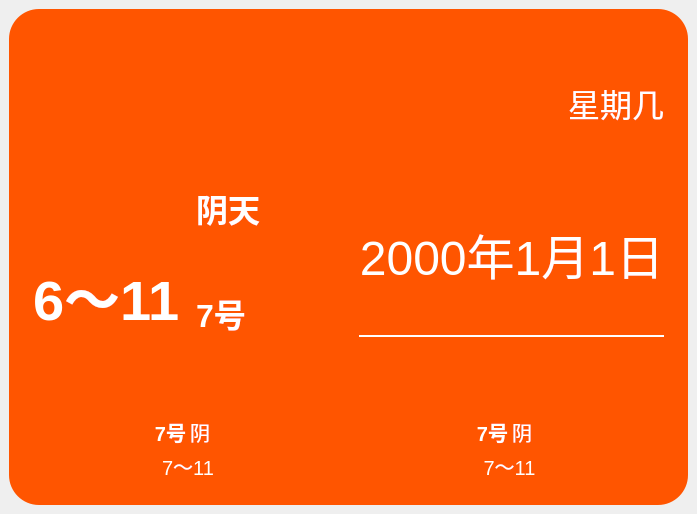
<?xml version="1.0" encoding="UTF-8"?>
<ui version="4.0">
 <class>MainWindow</class>
 <widget class="QMainWindow" name="MainWindow">
  <property name="geometry">
   <rect>
    <x>0</x>
    <y>0</y>
    <width>697</width>
    <height>514</height>
   </rect>
  </property>
  <property name="windowTitle">
   <string>MainWindow</string>
  </property>
  <property name="styleSheet">
   <string notr="true">color: rgb(255, 255, 255);</string>
  </property>
  <widget class="QWidget" name="centralwidget">
   <layout class="QVBoxLayout" name="verticalLayout_7">
    <item>
     <widget class="QFrame" name="frame">
      <property name="styleSheet">
       <string notr="true">QFrame{
	background-color:rgb(255, 85, 0);
border-radius:30px ;
	color: rgb(255, 255, 255);
}
QPushButton{
	padding:8px;
	color: rgb(255, 255, 255);
	background-color:rgb(255, 149, 0);
	border-radius:8px;
}
QPushButton:hover {
background-color: rgba(255, 149, 0,80%);
border:2px outset rgba(36, 36, 36,0);
}
QPushButton:pressed {
background-color: rgba(255, 149, 0,100%);
border:4px outset rgba(36, 36, 36,0);
}
</string>
      </property>
      <property name="frameShape">
       <enum>QFrame::StyledPanel</enum>
      </property>
      <property name="frameShadow">
       <enum>QFrame::Raised</enum>
      </property>
      <layout class="QVBoxLayout" name="verticalLayout_6">
       <property name="spacing">
        <number>12</number>
       </property>
       <property name="leftMargin">
        <number>24</number>
       </property>
       <property name="topMargin">
        <number>24</number>
       </property>
       <property name="rightMargin">
        <number>24</number>
       </property>
       <property name="bottomMargin">
        <number>24</number>
       </property>
       <item>
        <layout class="QHBoxLayout" name="horizontalLayout_3">
         <item>
          <widget class="QLabel" name="label_3">
           <property name="enabled">
            <bool>true</bool>
           </property>
           <property name="font">
            <font>
             <pointsize>42</pointsize>
             <weight>75</weight>
             <bold>true</bold>
            </font>
           </property>
           <property name="text">
            <string>6～11</string>
           </property>
           <property name="alignment">
            <set>Qt::AlignBottom|Qt::AlignLeading|Qt::AlignLeft</set>
           </property>
          </widget>
         </item>
         <item>
          <layout class="QHBoxLayout" name="horizontalLayout" stretch="0">
           <property name="spacing">
            <number>8</number>
           </property>
           <item>
            <layout class="QVBoxLayout" name="verticalLayout_8">
             <item>
              <layout class="QVBoxLayout" name="verticalLayout_4" stretch="0,0,0">
               <property name="spacing">
                <number>12</number>
               </property>
               <item>
                <widget class="QFrame" name="frame_4">
                 <property name="frameShape">
                  <enum>QFrame::StyledPanel</enum>
                 </property>
                 <property name="frameShadow">
                  <enum>QFrame::Raised</enum>
                 </property>
                </widget>
               </item>
               <item>
                <widget class="QLabel" name="label_14">
                 <property name="enabled">
                  <bool>true</bool>
                 </property>
                 <property name="font">
                  <font>
                   <pointsize>24</pointsize>
                   <weight>75</weight>
                   <bold>true</bold>
                  </font>
                 </property>
                 <property name="text">
                  <string>阴天</string>
                 </property>
                 <property name="alignment">
                  <set>Qt::AlignBottom|Qt::AlignLeading|Qt::AlignLeft</set>
                 </property>
                </widget>
               </item>
               <item>
                <widget class="QLabel" name="label_15">
                 <property name="font">
                  <font>
                   <pointsize>24</pointsize>
                   <weight>75</weight>
                   <bold>true</bold>
                  </font>
                 </property>
                 <property name="text">
                  <string>7号</string>
                 </property>
                 <property name="alignment">
                  <set>Qt::AlignBottom|Qt::AlignLeading|Qt::AlignLeft</set>
                 </property>
                </widget>
               </item>
              </layout>
             </item>
            </layout>
           </item>
          </layout>
         </item>
         <item>
          <layout class="QVBoxLayout" name="verticalLayout">
           <item>
            <widget class="QLabel" name="label">
             <property name="font">
              <font>
               <pointsize>24</pointsize>
              </font>
             </property>
             <property name="text">
              <string>星期几</string>
             </property>
             <property name="alignment">
              <set>Qt::AlignRight|Qt::AlignTrailing|Qt::AlignVCenter</set>
             </property>
            </widget>
           </item>
           <item>
            <widget class="QLabel" name="label_2">
             <property name="font">
              <font>
               <pointsize>36</pointsize>
              </font>
             </property>
             <property name="text">
              <string>2000年1月1日</string>
             </property>
             <property name="alignment">
              <set>Qt::AlignRight|Qt::AlignTrailing|Qt::AlignVCenter</set>
             </property>
            </widget>
           </item>
           <item>
            <widget class="Line" name="line">
             <property name="minimumSize">
              <size>
               <width>0</width>
               <height>2</height>
              </size>
             </property>
             <property name="maximumSize">
              <size>
               <width>16777215</width>
               <height>2</height>
              </size>
             </property>
             <property name="styleSheet">
              <string notr="true">background-color: rgb(255, 255, 255);</string>
             </property>
             <property name="orientation">
              <enum>Qt::Horizontal</enum>
             </property>
            </widget>
           </item>
          </layout>
         </item>
        </layout>
       </item>
       <item>
        <layout class="QHBoxLayout" name="horizontalLayout_2">
         <property name="spacing">
          <number>12</number>
         </property>
         <item>
          <layout class="QVBoxLayout" name="verticalLayout_2">
           <property name="spacing">
            <number>4</number>
           </property>
           <item>
            <widget class="QFrame" name="frame_2">
             <property name="minimumSize">
              <size>
               <width>0</width>
               <height>64</height>
              </size>
             </property>
             <property name="styleSheet">
              <string notr="true">image: url(:/buttom_white/img/buttom_white/雷雨_thunderstorm.svg);</string>
             </property>
             <property name="frameShape">
              <enum>QFrame::StyledPanel</enum>
             </property>
             <property name="frameShadow">
              <enum>QFrame::Raised</enum>
             </property>
            </widget>
           </item>
           <item>
            <layout class="QHBoxLayout" name="horizontalLayout_7">
             <item>
              <widget class="QLabel" name="label_16">
               <property name="font">
                <font>
                 <pointsize>15</pointsize>
                 <weight>75</weight>
                 <bold>true</bold>
                </font>
               </property>
               <property name="text">
                <string>7号</string>
               </property>
               <property name="alignment">
                <set>Qt::AlignBottom|Qt::AlignRight|Qt::AlignTrailing</set>
               </property>
              </widget>
             </item>
             <item>
              <widget class="QLabel" name="label_5">
               <property name="font">
                <font>
                 <pointsize>15</pointsize>
                </font>
               </property>
               <property name="text">
                <string>阴</string>
               </property>
               <property name="alignment">
                <set>Qt::AlignLeading|Qt::AlignLeft|Qt::AlignVCenter</set>
               </property>
              </widget>
             </item>
            </layout>
           </item>
           <item>
            <widget class="QLabel" name="label_4">
             <property name="font">
              <font>
               <pointsize>15</pointsize>
              </font>
             </property>
             <property name="text">
              <string>7～11</string>
             </property>
             <property name="alignment">
              <set>Qt::AlignCenter</set>
             </property>
            </widget>
           </item>
          </layout>
         </item>
         <item>
          <layout class="QVBoxLayout" name="verticalLayout_3">
           <property name="spacing">
            <number>4</number>
           </property>
           <item>
            <widget class="QFrame" name="frame_3">
             <property name="minimumSize">
              <size>
               <width>0</width>
               <height>64</height>
              </size>
             </property>
             <property name="styleSheet">
              <string notr="true">image: url(:/buttom_white/img/buttom_white/雷雨_thunderstorm.svg);</string>
             </property>
             <property name="frameShape">
              <enum>QFrame::StyledPanel</enum>
             </property>
             <property name="frameShadow">
              <enum>QFrame::Raised</enum>
             </property>
            </widget>
           </item>
           <item>
            <layout class="QHBoxLayout" name="horizontalLayout_8">
             <item>
              <widget class="QLabel" name="label_17">
               <property name="font">
                <font>
                 <pointsize>15</pointsize>
                 <weight>75</weight>
                 <bold>true</bold>
                </font>
               </property>
               <property name="text">
                <string>7号</string>
               </property>
               <property name="alignment">
                <set>Qt::AlignBottom|Qt::AlignRight|Qt::AlignTrailing</set>
               </property>
              </widget>
             </item>
             <item>
              <widget class="QLabel" name="label_6">
               <property name="font">
                <font>
                 <pointsize>15</pointsize>
                </font>
               </property>
               <property name="text">
                <string>阴</string>
               </property>
               <property name="alignment">
                <set>Qt::AlignLeading|Qt::AlignLeft|Qt::AlignVCenter</set>
               </property>
              </widget>
             </item>
            </layout>
           </item>
           <item>
            <widget class="QLabel" name="label_7">
             <property name="font">
              <font>
               <pointsize>15</pointsize>
              </font>
             </property>
             <property name="text">
              <string>7～11</string>
             </property>
             <property name="alignment">
              <set>Qt::AlignCenter</set>
             </property>
            </widget>
           </item>
          </layout>
         </item>
         <item>
          <layout class="QVBoxLayout" name="verticalLayout_5">
           <property name="spacing">
            <number>4</number>
           </property>
          </layout>
         </item>
        </layout>
       </item>
      </layout>
     </widget>
    </item>
   </layout>
  </widget>
 </widget>
 <resources>
  <include location="resources.qrc"/>
 </resources>
 <connections/>
</ui>
